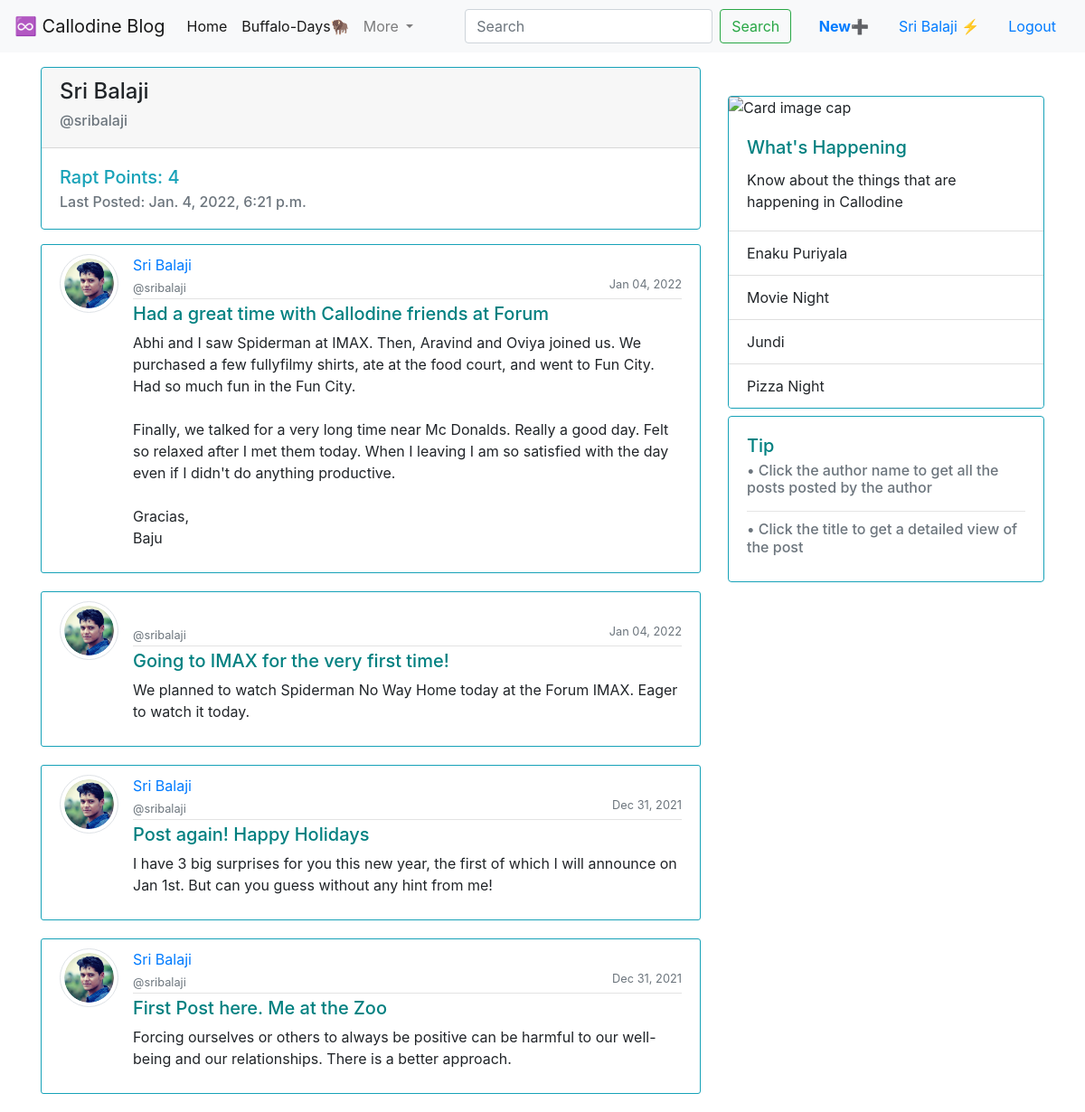
The app's page /user/sribalaji/ (signed in), older data.
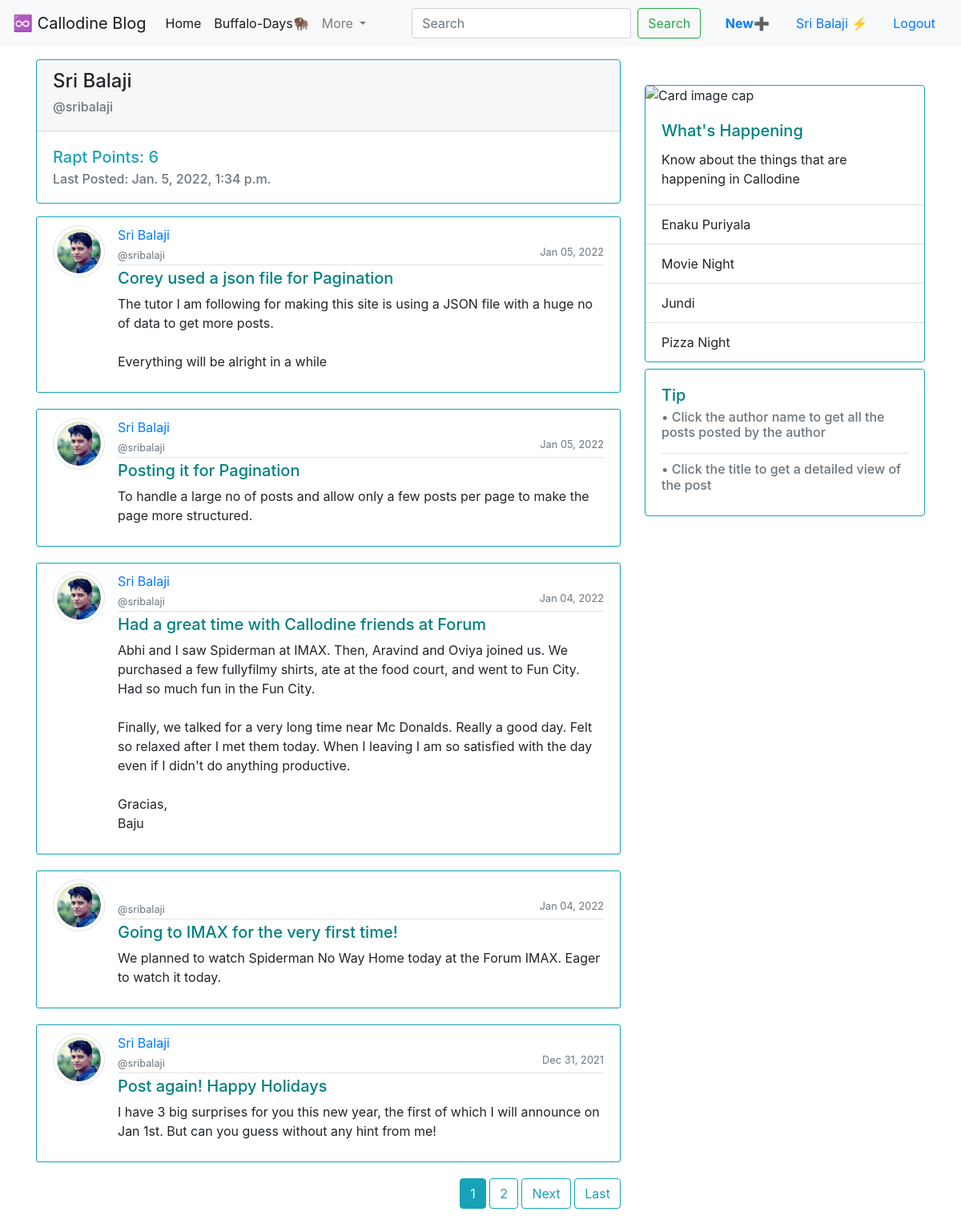
The same page, newer data.
### microblog/models.py (models this page shows, shortened)
class Post(models.Model):
    title = models.CharField(max_length=120)
    author = models.CharField(max_length=50)
    username = models.ForeignKey(User, on_delete=models.CASCADE)
    date_posted = models.DateTimeField(auto_now_add=True)
    content = models.TextField()

### users/models.py (models this page shows, shortened)
class Profile(models.Model):
    user = models.OneToOneField(User, on_delete=models.CASCADE)
    propic = models.ImageField(default = 'user.png', upload_to= 'profile_pics')

### microblog/views.py (the view)
# urls.py: path('user/<str:username>/', UserPost.as_view(), name='individual_user'),
class UserPost(LoginRequiredMixin, ListView):
    model = Post
    template_name = 'microblog/userpost.html'
    context_object_name = 'post'
    paginate_by = 5
    def get_queryset(self):
        current_user = get_object_or_404(User, username = self.kwargs.get('username'))
        return Post.objects.filter(username = current_user).order_by('-date_posted')

### users/context_processors.py (called while the page is built)
def frds_bday(request):
    return {
        'ABHI_BDAY': settings.ABHI_BDAY,
        'ABHI_NOD': settings.ABHI_NOD,
        'AISHU_BDAY': settings.AISHU_BDAY,
        'AISHU_NOD': settings.AISHU_NOD,
        'AKSHU_BDAY': settings.AKSHU_BDAY,
        'AKSHU_NOD': settings.AKSHU_NOD,
        'ARAVIND_BDAY': settings.ARAVIND_BDAY,
        'ARAVIND_NOD': settings.ARAVIND_NOD,
        'OVIYA_BDAY': settings.OVIYA_BDAY,
        'OVIYA_NOD': settings.OVIYA_NOD,
        'PRIYA_BDAY': settings.PRIYA_BDAY,
        'PRIYA_NOD': settings.PRIYA_NOD,
        'BAJU_BDAY': settings.BAJU_BDAY,
        'BAJU_NOD': settings.BAJU_NOD,
        'VISWA_BDAY': settings.VISWA_BDAY,
        'VISWA_NOD': settings.VISWA_NOD,
        }

### microblog/templates/microblog/userpost.html (shortened to what this page needs)
{% extends "microblog/base.html" %}
{% block post %}
  <div class="card border-info mb-3" style="max-width: 100%;">
    <div class="card-header"><h4>{% for shelf in post %}
        {% if forloop.first %}
            {{ shelf.author }}
        {% endif %}
        {% empty %}
        <p>Sorry, no post is posted by the user!</p>
    {% endfor %}
    </h4>
    <h6 class="text-muted">@{{ view.kwargs.username}}</h6>
    </div>
    <div class="card-body text-info">
      <h5 class="card-title">Rapt Points: {{ page_obj.paginator.count }} </h5>
      <h6 class="card-subtitle text-muted">
        Last Posted: {% for shelf in post %}
        {% if forloop.first %}
            {{ shelf.date_posted }}
        {% endif %}
    {% endfor %}
      </h6>
    </div>
    </div>
    {% for each_post in post%}
    <article class="media content-section border border-info">
      <img src="{{each_post.username.profile.propic.url}}" alt="" class="rounded-circle img-thumbnail article-img">
        <div class="media-body">
          <div class="article-metadata">
            <a class="mr-2"  href="{% url 'individual_user' each_post.username %}">{{each_post.author }}</a>
            <br>
            <small class="text-muted">@{{each_post.username }}</small>
            <small class="text-muted" style="float: right;">{{ each_post.date_posted | date:"M d, Y" }}</small>
          </div>
          <h5><a class="article-title" style="color:teal;" href="{% url 'individual_post' each_post.id %}">{{ each_post.title }}</a></h5>
          <p class="article-content">{{ each_post.content }}</p>
        </div>
      </article>
    {% endfor %}
    {% if is_paginated %}
    <div style="float: right;">
      {% for num in page_obj.paginator.page_range %}
        {% if page_obj.number == num %}
          <a class="btn btn-info mb-4" href="?page={{ num }}">{{ num }}</a>
        {% elif num > page_obj.number|add:'-3' and num < page_obj.number|add:'3' %}
          <a class="btn btn-outline-info mb-4" href="?page={{ num }}">{{ num }}</a>
        {% endif %}
      {% endfor %}
      {% if page_obj.has_next %}
        <a class="btn btn-outline-info mb-4" href="?page={{ page_obj.next_page_number }}">Next</a>
        <a class="btn btn-outline-info mb-4" href="?page={{ page_obj.paginator.num_pages }}">Last</a>
      {% endif %}
    </div>
    {% endif %}
{% endblock post %}
{% block sidebar %}
  <div class="card border-info mt-2 mb-2" style="width: 100%;">
    <img class="card-img-top" src="https://callodine-blog-files.s3.us-east-2.amazonaws.com/callodine.jpg" alt="Card image cap">
    <div class="card-body">
      <h5 class="card-title" style="color: teal;">What's Happening</h5>
      <p class="card-text">Know about the things that are happening in Callodine</p>
    </div>
    <ul class="list-group list-group-flush">
      <li class="list-group-item">Enaku Puriyala</li>
      <li class="list-group-item">Movie Night</li>
      <li class="list-group-item">Jundi</li>
      <li class="list-group-item">Pizza Night</li>
    </ul>
  </div>
  <div class="card border-info mt-1 mb-2" style="width: 100%;">
    <div class="card-body">
      <h5 class="card-title" style="color: teal;">Tip</h5>
      <h6 class="card-subtitle mb-2 text-muted">• Click the author name to get all the posts posted by the author</h6>
      <hr>
      <h6 class="card-subtitle mb-2 text-muted">• Click the title to get a detailed view of the post</h6>
  </div>
  </div>
{% endblock sidebar %}

Row changes from the older to the newer data that the page shows:
no longer on one of the page's lists (row unchanged): Post: author "Sri Balaji", date_posted "Jan. 4, 2022, 6:21 p.m."
no longer on this page (row unchanged): Post: username.profile.propic (picture), author "Sri Balaji", username "sribalaji", date_posted "Dec 31, 2021", title "First Post here. Me at the Zoo", content "Forcing ourselves or others to always be positive can be harmful to our well-being and our relationships. There is a better approach."
added Post: author "Sri Balaji", date_posted "Jan. 5, 2022, 1:34 p.m.", username.profile.propic (picture), username "sribalaji", date_posted "Jan 05, 2022", title "Corey used a json file for Pagination", content "The tutor I am following for making this site is using a JSON file with a huge no of data to get more posts. Everything will be alright in a while"
added Post: username.profile.propic (picture), author "Sri Balaji", username "sribalaji", date_posted "Jan 05, 2022", title "Posting it for Pagination", content "To handle a large no of posts and allow only a few posts per page to make the page more structured."
Text that changed along with them:
{{ page_obj.paginator.count }}: "4" → "6"
new list line: "1"
new list line: "2"
text now shown: "Next Last"
